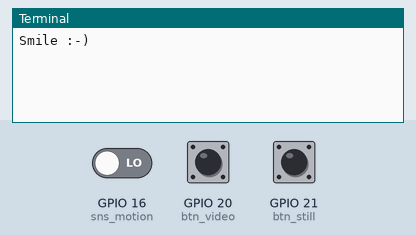
A program run on a simulated Raspberry Pi (BCM pin numbers). Shown: the last lines printed to the terminal. The test bench sets the inputs (shaded band); at power-on: GPIO 16 (sns_motion) LOW, GPIO 20 (btn_video) HIGH, GPIO 21 (btn_still) HIGH. The camera gives no picture and a still takes 0.5 s; the clock reads 2024-03-15 10:24:30 at power-on unless the program sets it. At 9.0 s the program stops and its outputs stay as they are.

Above: at 1.2 s.
1.3 s: GPIO 16 (sns_motion) driven HIGH
At 2.4 s:
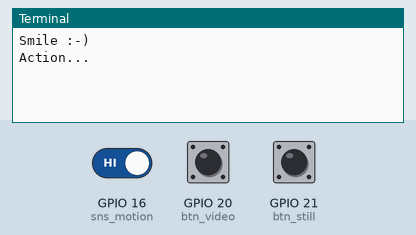
2.8 s: GPIO 20 (btn_video) pulled LOW for 0.15 s
At 4.1 s:
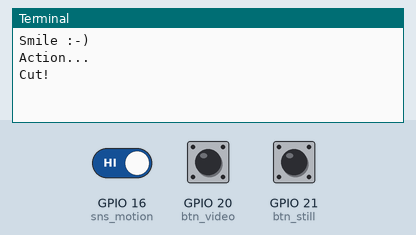
4.4 s: GPIO 21 (btn_still) pulled LOW for 0.15 s
At 4.8 s:
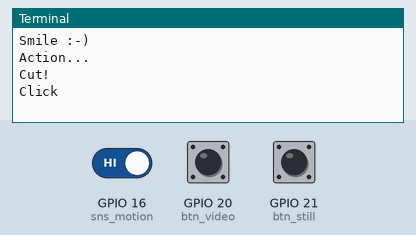
6.0 s: GPIO 21 (btn_still) pulled LOW for 3.2 s
At 9.5 s:
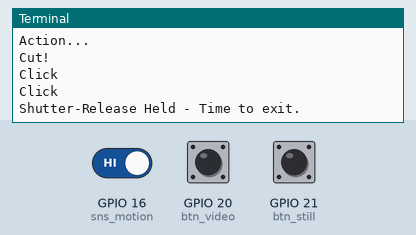

Measured:
- after the input at 1.3 s, the terminal: prints a new line at once (image 1)
- after the input at 2.8 s, the terminal: prints a new line after 0.15 s (image 2)
- after the input at 4.4 s, the terminal: prints a new line at once (image 3)
- after the input at 6.0 s, the terminal: prints a new line after 3.0 s (image 4)

The program:

MoCam.py
```python
#!//usr/bin/python3
'''
PiCamera controlled by a motion detector module and a pair of switches to
record video clips and still images.

The motion detector used produces a high signal when motion is detected. the
two switches are connected to ground, so when pressed, they will pull a pin
low. The GPIO pins used for the switches need to have pull-ups enabled.

The board being used is a section of a µKOB IF MkIV with the switches and 1/8"
audio jack. The switches connect to GPIO21 and GPIO20. The motion detector
plugs into the 1/8" jack, which is connected to GPIO16.

SPDX-Copyright-String: Copyright 2024 AESilky (SilkyDESIGN)
SPDX-License-Identifier: MIT License

'''
from gpiozero import Button, MotionSensor
from picamera2 import Picamera2, Preview
from picamera2.encoders import H264Encoder
from picamera2.outputs import FfmpegOutput
from datetime import datetime
import time
import sys

_exit = False
_filming = False


btn_still = Button(21)
btn_video = Button(20)
sns_motion = MotionSensor(16)
cam = Picamera2()
vid_encoder = H264Encoder(bitrate=10000000)

config = cam.create_video_configuration(main={"size": (2048, 1536)}, lores={"size": (640,480)}, encode="lores")
cam.configure(config)
cam.start_preview(Preview.NULL)

def create_timestamp():
    dt = datetime.fromtimestamp(time.time())
    date_time_str = str("{:04}{:02}{:02}-{:02}{:02}{:02}").format(
        dt.year, dt.month, dt.day, dt.hour, dt.minute, dt.second
    )
    return date_time_str

def start_video():
    global _filming
    if not _filming:
        _filming = True
        print("Action...")
        vid_name = "mcv-{}.mp4".format(create_timestamp())
        output_path = "~/Videos/{}".format(vid_name)
        output = FfmpegOutput(output_path)
        cam.start_recording(vid_encoder, output)
    return

def stop_video():
    global _filming
    if _filming:
        _filming = False
        print("Cut!")
        cam.stop_recording()
    return

def take_still():
    global _filming
    if _filming:
        print("Currently filming, sorry.")
        return
    print("Click")
    pic_name = "mcp-{}.jpg".format(create_timestamp())
    cam.capture_file("~/Pictures/{}".format(pic_name))
    return

def on_hold_still():
    global _exit
    _exit = True
    return

def on_press_video():
    start_video()
    return

def on_release_video():
    stop_video()
    return

def on_motion():
    start_video()
    return

def on_motion_end():
    global _filming
    if _filming:
        time.sleep(3.0)
        stop_video()
    return

btn_still.when_pressed = take_still
btn_video.when_pressed = on_press_video
btn_video.when_released = on_release_video
sns_motion.when_motion = on_motion
sns_motion.when_no_motion = on_motion_end

btn_still.hold_time = 3.0
btn_still.when_held = on_hold_still

# Main
print("Smile :-)")
while True:
    try:
        if _exit:
            print("Shutter-Release Held - Time to exit.")
            break
        time.sleep(0.1)
    except KeyboardInterrupt:
        print("\nOkay, I'll quit now.")
        break

cam.stop()
sys.exit(0)
```
